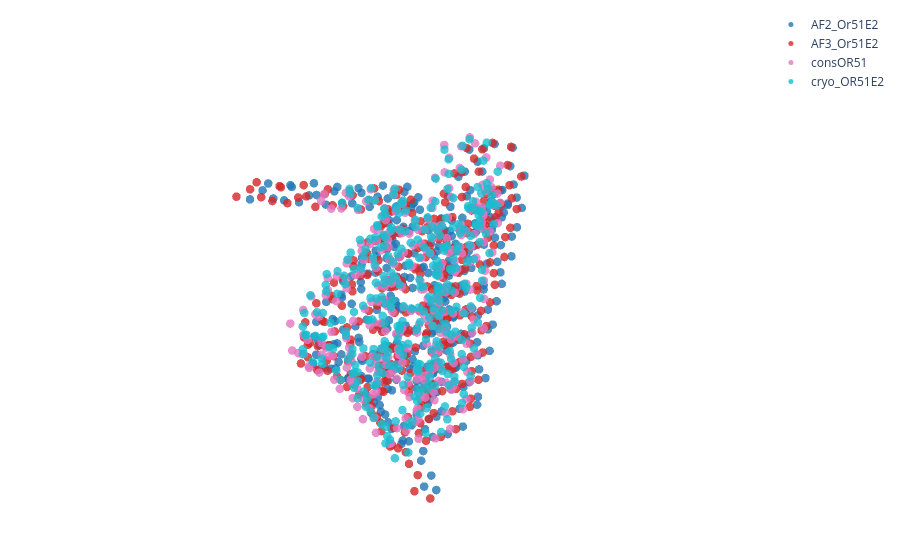

The notebook cell saved with this chart:
### Code cell
pdbs = [pu.load_pdb_coordinates(_file) for _file in pdb_files]
labels = [_files.split('/')[-1].split('.')[0].replace('_tmaligned', '') for _files in pdb_files]

colormaps = cf.distinct_colors(list(range(len(pdbs))))

pf.plot_coordinates([_pdb[1] for _pdb in pdbs], 
                    labels = labels, 
                    colors=colormaps)

### Figure 1 — Plotly figure (JSON) as saved in the notebook; plotly's stock layout.template omitted (floating-point values rounded to 4 significant figures; data arrays with more than 128 entries replaced by an {"elided": "..."} marker saying what was removed)
{"data": [{"marker": {"color": "#1f77b4", "opacity": 0.8, "size": 5}, "mode": "markers", "name": "AF2_Or51E2", "type": "scatter3d", "x": {"elided": "320 float values"}, "y": {"elided": "320 float values"}, "z": {"elided": "320 float values"}}, {"marker": {"color": "#d62728", "opacity": 0.8, "size": 5}, "mode": "markers", "name": "AF3_Or51E2", "type": "scatter3d", "x": {"elided": "320 float values"}, "y": {"elided": "320 float values"}, "z": {"elided": "320 float values"}}, {"marker": {"color": "#e377c2", "opacity": 0.8, "size": 5}, "mode": "markers", "name": "consOR51", "type": "scatter3d", "x": {"elided": "300 float values"}, "y": {"elided": "300 float values"}, "z": {"elided": "300 float values"}}, {"marker": {"color": "#17becf", "opacity": 0.8, "size": 5}, "mode": "markers", "name": "cryo_OR51E2", "type": "scatter3d", "x": {"elided": "302 float values"}, "y": {"elided": "302 float values"}, "z": {"elided": "302 float values"}}], "layout": {"margin": {"b": 10, "l": 10, "r": 10, "t": 10}, "scene": {"xaxis": {"showbackground": false, "visible": false}, "yaxis": {"showbackground": false, "visible": false}, "zaxis": {"showbackground": false, "visible": false}}}}
